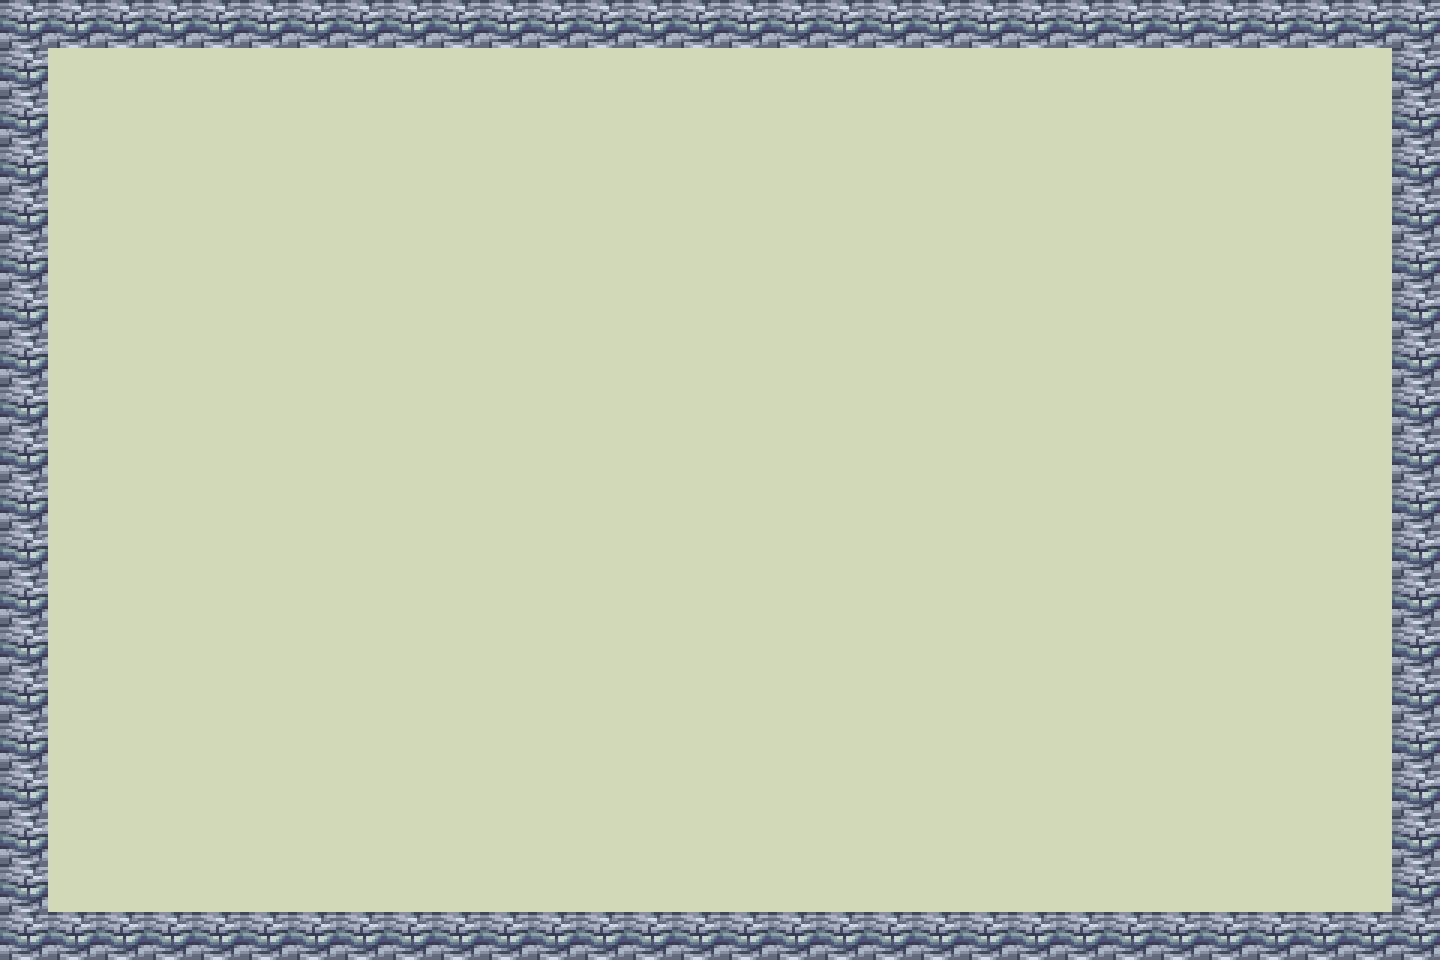

The image is a tile-based game level rendered from a .tmx file. Its description and source (layers, tilesets, objects; grid data summarised) follow:
An orthogonal 30x20 tile map with 48x48 px tiles, 3 tile layers (Floor, Furnishing, Ceiling), 2 tilesets.

<map version="1.5" tiledversion="1.7.2" orientation="orthogonal" renderorder="right-down" width="30" height="20" tilewidth="48" tileheight="48" infinite="0" nextlayerid="7" nextobjectid="14">
 <tileset firstgid="1" source="TombOuter.tsx" />
 <tileset firstgid="513" source="Tent.tsx" />
 <layer id="2" name="Floor" width="30" height="20">
  <data>[600 cells, 600 non-empty, 1 distinct tile ids]</data>
 </layer>
 <layer id="1" name="Furnishing" width="30" height="20">
  <data>[600 cells, 96 non-empty, 1 distinct tile ids]</data>
 </layer>
 <layer id="6" name="Ceiling" width="30" height="20">
  <data>[600 cells, 0 non-empty, 0 distinct tile ids]</data>
 </layer>
</map>
